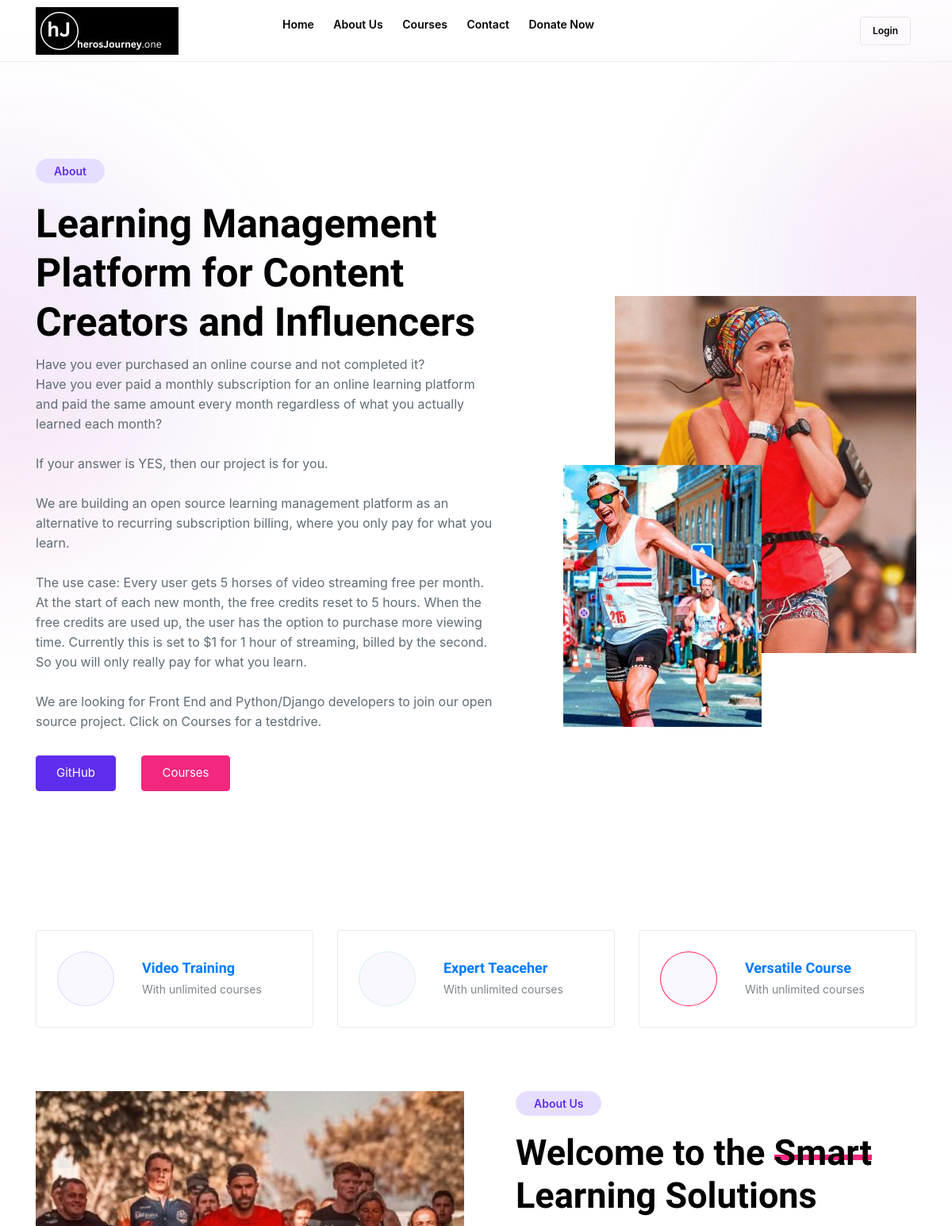
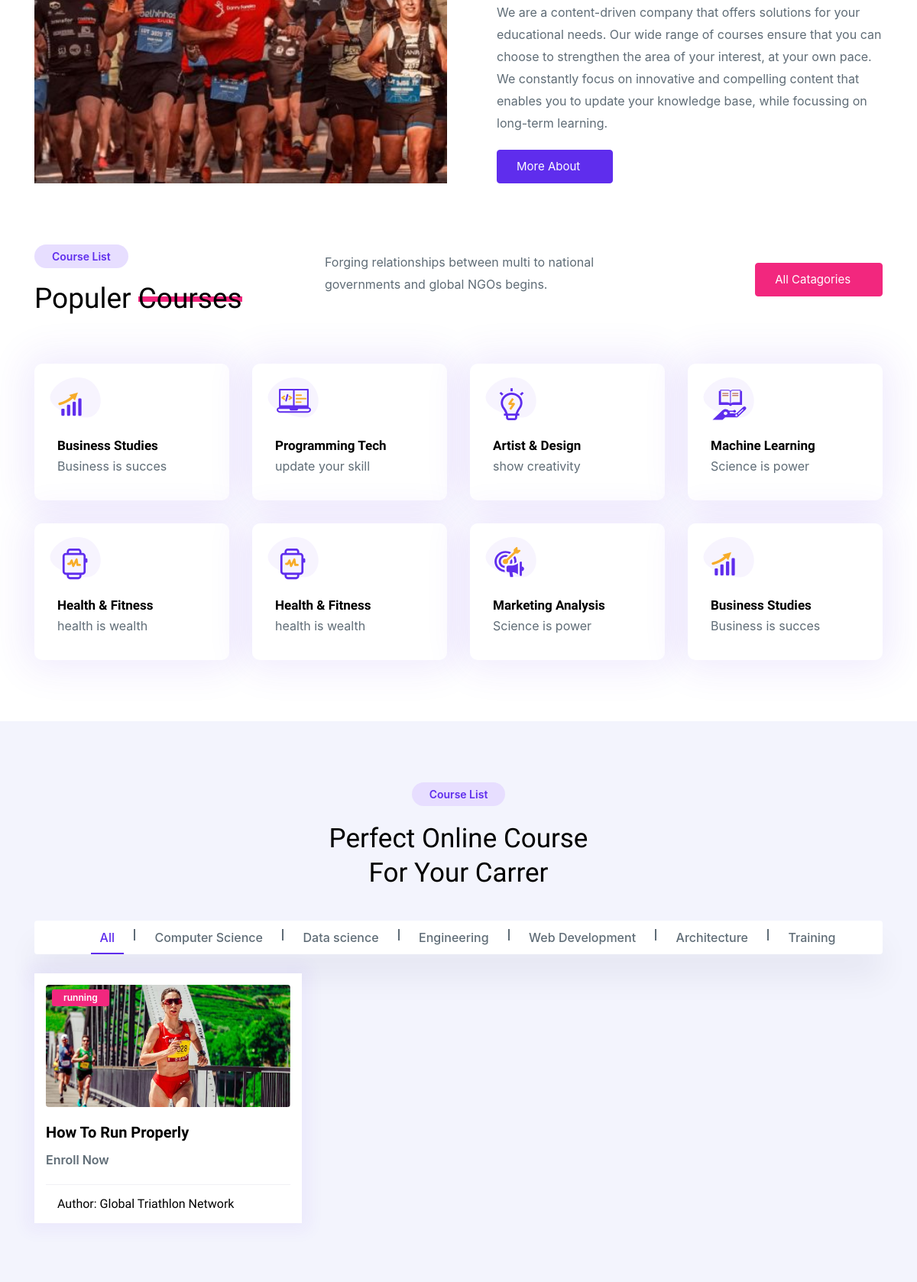
The page / (upper part) on the database its author committed (2 pictures, top to bottom).
### base/models.py (models this page shows, shortened)
class Course(models.Model):
    CATEGORY_CHOICES = (
        ('computer-science', 'Computer Science'),
        ('data-science', 'Data science'),
        ('engineering', 'Engineering'),
        ('web-development', 'Web Development'),
        ('architecture', 'Architecture'),
        ('training', 'Training')
    )
    SUB_CATEGORY_CHOICES = (
        ('ml', 'Machine Learning'),
        ('data_science', 'Data Science'),
        ('python', 'Python'),
        ('javascript', 'JavaScript'),
        ('php', 'PHP'),
        ('django', 'Django'),
        ('html', 'HTML'),
        ('reactjs', 'React JS'),
        ('front-end', 'Front-End'),
        ('back-end', 'Back-End'),
        ('running', 'Running'),
        ('gym', 'GYM'),
    )
    id = models.AutoField(primary_key=True)
    name = models.CharField(max_length = 50 , null = False)
    slug = models.CharField(max_length = 50 , null = False , unique = True)
    description = models.TextField( null = True)
    price = models.IntegerField(null=False,default = 0, blank=True)
    discount = models.IntegerField(null=False ,blank=True, default = 0)
    active = models.BooleanField(default = False)
    category = models.CharField(max_length=255, choices=CATEGORY_CHOICES, default='',  blank=True)
    sub_category = models.CharField(max_length=255, choices=SUB_CATEGORY_CHOICES, default='', null=True, blank=True)
    thumbnail = models.ImageField(upload_to = "files/thumbnail")
    date = models.DateTimeField(auto_now_add= True)
    resource = models.FileField(upload_to = "files/resource", blank=True, null=True)
    length = models.IntegerField(null=False)
    instructor_name = models.CharField(max_length=50, null=True)
    enroll_now_status = models.BooleanField(default=True)

### base/views.py (the view)
# urls.py: path('', views.home, name='home'),
def home(request):
    categories = Course.CATEGORY_CHOICES  # Get all category choices from the model
    category_id = request.GET.get('category')  # Get the selected category from the query parameters
    if category_id:
        courses = Course.objects.filter(category=category_id)  # Filter courses based on the selected category
    else:
        courses = Course.objects.all()
    return render(request, 'base/index.html', {'courses': courses, 'categories': categories})

### base/templates/base/index.html (shortened to what this page needs)
{% extends "base/base.html" %}
{% load static %}
{% block content %}
<main class="main_wrapper">
  <div>
    <div class="theme__shadow__circle"></div>
    <div class="theme__shadow__circle shadow__right"></div>
  </div>
  <div class="educationarea">
    <div class="container">
      <div class="row">
        <div class="col-xl-7 col-lg-7 col-md-12 col-12" data-aos="fade-up">
          <div class="educationarea__wrapper">
            <div class="educationarea__button">
              <div class="default__small__button">About</div>
            </div>
            <div class="educationarea__heading">
              <h2>Learning Management Platform for Content Creators and Influencers</h2>
            </div>
            <div class="educationarea__content">
              <p>
                Have you ever purchased an online course and not completed it? <br>
                Have you ever paid a monthly subscription for an online learning platform and paid the same amount every month regardless of what you actually learned each month?<br><br>
                If your answer is YES, then our project is for you.<br><br>
                We are building an open source learning management platform as an alternative to recurring subscription billing, where you only pay for what you learn. <br><br>
                The use case: Every user gets 5 horses of video streaming free per month. At the start of each new month,  the free credits reset to 5 hours. When the free credits are used up, the user has the option to purchase more viewing time. Currently this is set to $1 for 1 hour of streaming, billed by the second. So you will only really pay for what you learn.<br><br>
                We are looking for Front End and Python/Django developers to join our open source project. Click on Courses for a testdrive.
              </p>
            </div>
            <div class="hreobannerarea__button__2">
              <a class="default__button" href="https://github.com/epifeni/herosjourney.one_private" target="_blank">GitHub</a>
              <a class="default__button hreobannerarea__button__3" href="https://herosjourney.one/courses/" target="_blank">Courses</a>
            </div>
          </div>
        </div>
        <div class="col-xl-5 col-lg-5 col-md-12 col-12" data-aos="fade-up">
          <div class="educationarea__right__wraper" data-tilt>
            <div class="educationarea__img">
              <img
                class="education__img__1"
                src="{% static 'base/img/education/HP2-380x450.jpg' %}"
                alt="education"
              />
              <img
                class="education__img__2"
                src="{% static 'base/img/education/hp1-250x330.jpg' %}"
                alt="education"
              />
            </div>
          </div>
        </div>
      </div>
    </div>
  </div>
  <div class="trainingarea sp_bottom_20" data-aos="fade-up">
    <div class="container">
      <div class="row">
        <div class="col-xl-4 col-lg-4 col-md-6 col-sm-12 col-12">
          <div class="trainingarea__wraper">
            <div class="trainingarea__icon">
              <i class="icofont-video-alt"></i>
              <div class="trainingarea__content">
                <h6><a href="/">Video Training</a></h6>
                <p>With unlimited courses</p>
              </div>
            </div>
          </div>
        </div>
        <div class="col-xl-4 col-lg-4 col-md-6 col-sm-12 col-12">
          <div class="trainingarea__wraper trainingarea__wraper__2">
            <div class="trainingarea__icon">
              <i class="icofont-business-man-alt-1"></i>
              <div class="trainingarea__content">
                <h6><a href="/">Expert Teaceher</a></h6>
                <p>With unlimited courses</p>
              </div>
            </div>
          </div>
        </div>
        <div class="col-xl-4 col-lg-4 col-md-6 col-sm-12 col-12">
          <div class="trainingarea__wraper trainingarea__wraper__3">
            <div class="trainingarea__icon">
              <i class="icofont-book-alt"></i>
              <div class="trainingarea__content">
                <h6><a href="/">Versatile Course</a></h6>
                <p>With unlimited courses</p>
              </div>
            </div>
          </div>
        </div>
      </div>
    </div>
  </div>
  <div class="aboutarea sp_top_30" data-aos="fade-up">
    <div class="container">
      <div class="row">
        <div class="col-xl-6 col-lg-6 col-md-12 col-12">
          <div class="aboutarea__img__inner text-center">
            <div class="aboutarea__img" data-tilt>
              <img
                class="aboutimg__2"
                src="{% static 'base/img/about/About 600x600.jpg' %}"
                alt="aboutimg"
              />
            </div>
          </div>
        </div>
        <div class="col-xl-6 col-lg-6 col-md-12 col-12">
          <div class="aboutarea__content__wraper">
            <div class="aboutarea__button">
              <div class="default__small__button">About Us</div>
            </div>
            <div class="aboutarea__headding heading__underline">
              <h2>Welcome to the <span>Smart</span> Learning Solutions</h2>
            </div>
            <div class="aboutarea__para">
              <p>
                We are a content-driven company that offers solutions for
                your educational needs. Our wide range of courses ensure
                that you can choose to strengthen the area of your interest,
                at your own pace. We constantly focus on innovative and
                compelling content that enables you to update your knowledge
                base, while focussing on long-term learning.
              </p>
            </div>
            <div class="aboutarea__bottom__button">
              <a class="default__button" href="{% url 'about' %}">
                More About
                <i class="icofont-long-arrow-right"></i>
              </a>
            </div>
          </div>
        </div>
      </div>
    </div>
  </div>
  <div class="populerarea sp_top_80 sp_bottom_50">
    <div class="container">
      <div class="row populerarea__wraper" data-aos="fade-up">
        <div class="col-xl-4 col-lg-4 col-md-6 col-sm-6">
          <div class="populerarea__heading heading__underline">
            <div class="default__small__button">Course List</div>
            <h2>Populer <span>Courses</span></h2>
          </div>
        </div>
        <div class="col-xl-5 col-lg-5 col-md-6 col-sm-6">
          <div class="populerarea__content">
            <p>
              Forging relationships between multi to national governments
              and global NGOs begins.
            </p>
          </div>
        </div>
        <div class="col-xl-3 col-lg-3 col-md-6 col-sm-6" data-aos="fade-up">
          <div class="populerarea__button">
            <a class="default__button" href="{% url 'courses' %}"
              >All Catagories
              <i class="icofont-long-arrow-right"></i>
            </a>
          </div>
        </div>
      </div>
      <div class="row">
        <div class="col-xl-3 col-lg-3 col-md-6 col-sm-6" data-aos="fade-up">
          <div class="single__service">
            <div class="service__img">
              <div class="service__bg__img">
              </div>
            </div>
            <div class="service__content">
              <h3><a>Business Studies</a></h3>
              <p>Business is succes</p>
            </div>
          </div>
        </div>
        <div class="col-xl-3 col-lg-3 col-md-6 col-sm-6" data-aos="fade-up">
          <div class="single__service">
            <div class="service__img">
              <div class="service__bg__img">
              </div>
            </div>
            <div class="service__content">
              <h3><a>Programming Tech</a></h3>
              <p>update your skill</p>
            </div>
          </div>
        </div>
        <div class="col-xl-3 col-lg-3 col-md-6 col-sm-6" data-aos="fade-up">
          <div class="single__service">
            <div class="service__img">
              <div class="service__bg__img">
              </div>
            </div>
            <div class="service__content">
              <h3><a>Artist & Design</a></h3>
              <p>show creativity</p>
            </div>
          </div>
        </div>
        <div class="col-xl-3 col-lg-3 col-md-6 col-sm-6" data-aos="fade-up">
          <div class="single__service">
            <div class="service__img">
              <div class="service__bg__img">
              </div>
            </div>
            <div class="service__content">
              <h3><a>Machine Learning</a></h3>
              <p>Science is power</p>
            </div>
          </div>
        </div>
        <div class="col-xl-3 col-lg-3 col-md-6 col-sm-6" data-aos="fade-up">
          <div class="single__service">
            <div class="service__img">
              <div class="service__bg__img">
              </div>
            </div>
            <div class="service__content">
              <h3><a>Health & Fitness</a></h3>
              <p>health is wealth</p>
            </div>
          </div>
        </div>
        <div class="col-xl-3 col-lg-3 col-md-6 col-sm-6" data-aos="fade-up">
          <div class="single__service">
            <div class="service__img">
              <div class="service__bg__img">
              </div>
            </div>
            <div class="service__content">
              <h3><a>Health & Fitness</a></h3>
              <p>health is wealth</p>
            </div>
          </div>
        </div>
        <div class="col-xl-3 col-lg-3 col-md-6 col-sm-6" data-aos="fade-up">
          <div class="single__service">
            <div class="service__img">
              <div class="service__bg__img">
              </div>
            </div>
            <div class="service__content">
              <h3><a>Marketing Analysis</a></h3>
              <p>Science is power</p>
            </div>
          </div>
        </div>
        <div class="col-xl-3 col-lg-3 col-md-6 col-sm-6" data-aos="fade-up">
          <div class="single__service">
            <div class="service__img">
              <div class="service__bg__img">
              </div>
            </div>
            <div class="service__content">
              <h3><a>Business Studies</a></h3>
              <p>Business is succes</p>
            </div>
          </div>
        </div>
      </div>
    </div>
  </div>
  <div class="gridarea">
    <div class="container">
      <div class="row">
        <div class="section__title text-center" data-aos="fade-up">
          <div class="section__title__button">
            <div class="default__small__button">Course List</div>
          </div>
          <div class="section__title__heading heading__underline">
            <h2>
              Perfect Online <span>Course</span> <br />
              For Your Carrer
            </h2>
          </div>
        </div>
      </div>
      <div class="row" data-aos="fade-up">
        <div class="col-xl-12">
          <div class="gridfilter_nav grid__filter gridFilter">
            <button class="active" data-filter="*">All</button>
            {% for category in categories %}
              <button data-filter=".filter{{ category.0 }}" class="">{{ category.1 }}</button>
            {% endfor %}
          </div>
        </div>
      </div>
      <div class="row grid" data-aos="fade-up">
        {% for course in courses %}
          <div class="col-4 col-xl-4 col-lg-4 col-md-6 col-sm-6 col-12 grid-item filter{{ course.category }}" >
            <div class="gridarea__wraper">
              <div class="gridarea__img">
                <img src="{% static course.thumbnail.url %}" alt="grid" />
                <div class="gridarea__small__button">
                  <div class="grid__badge">{{course.sub_category}}</div>
                </div>
              </div>
              <div class="gridarea__content">
                <div class="gridarea__heading">
                  <h3>
                      <a href="{% url 'enroll' course.slug %}">
                        {{course.name}}
                      </a>
                  </h3>
                </div>
                <div class="gridarea__price">
                  <p>Enroll Now</p>
                </div>
                <div class="gridarea__bottom">
                  <div class="gridarea__small__img">
                    <div class="gridarea__small__content">
                      <h6>Author: {{course.instructor_name}}</h6>
                    </div>
                  </div>
                </div>
              </div>
            </div>
          </div>
        {% endfor %}
      </div>
      </div>
    </div>
</main>
{% endblock content %}

### rows shown on the page
Course: thumbnail (picture), sub_category "running", name "How To Run Properly", instructor_name "Global Triathlon Network"

### other values the page prints
{{ category.1 }} "Computer Science" "Data science" "Engineering" "Web Development" "Architecture" "Training"
